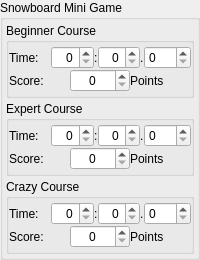
           <widget class="QGroupBox" name="groupBox">
            <property name="sizePolicy">
             <sizepolicy hsizetype="Preferred" vsizetype="Preferred">
              <horstretch>0</horstretch>
              <verstretch>0</verstretch>
             </sizepolicy>
            </property>
            <property name="minimumSize">
             <size>
              <width>0</width>
              <height>0</height>
             </size>
            </property>
            <property name="maximumSize">
             <size>
              <width>16777215</width>
              <height>16777215</height>
             </size>
            </property>
            <property name="title">
             <string>Snowboard Mini Game </string>
            </property>
            <layout class="QVBoxLayout" name="verticalLayout_8">
             <property name="spacing">
              <number>3</number>
             </property>
             <property name="leftMargin">
              <number>3</number>
             </property>
             <property name="topMargin">
              <number>3</number>
             </property>
             <property name="rightMargin">
              <number>3</number>
             </property>
             <property name="bottomMargin">
              <number>3</number>
             </property>
             <item>
              <widget class="QGroupBox" name="groupBox_2">
               <property name="title">
                <string>Beginner Course</string>
               </property>
               <layout class="QVBoxLayout" name="verticalLayout">
                <property name="spacing">
                 <number>0</number>
                </property>
                <property name="leftMargin">
                 <number>0</number>
                </property>
                <property name="topMargin">
                 <number>3</number>
                </property>
                <property name="rightMargin">
                 <number>0</number>
                </property>
                <property name="bottomMargin">
                 <number>3</number>
                </property>
                <item>
                 <layout class="QHBoxLayout" name="horizontalLayout_3">
                  <property name="spacing">
                   <number>0</number>
                  </property>
                  <item>
                   <widget class="QLabel" name="label_4">
                    <property name="text">
                     <string>Time:</string>
                    </property>
                   </widget>
                  </item>
                  <item>
                   <widget class="QSpinBox" name="sbSnowBegMin">
                    <property name="sizePolicy">
                     <sizepolicy hsizetype="Minimum" vsizetype="Fixed">
                      <horstretch>0</horstretch>
                      <verstretch>0</verstretch>
                     </sizepolicy>
                    </property>
                    <property name="alignment">
                     <set>Qt::AlignRight|Qt::AlignTrailing|Qt::AlignVCenter</set>
                    </property>
                    <property name="maximum">
                     <number>59</number>
                    </property>
                    <property name="value">
                     <number>0</number>
                    </property>
                   </widget>
                  </item>
                  <item>
                   <widget class="QLabel" name="label_20">
                    <property name="sizePolicy">
                     <sizepolicy hsizetype="Fixed" vsizetype="Preferred">
                      <horstretch>0</horstretch>
                      <verstretch>0</verstretch>
                     </sizepolicy>
                    </property>
                    <property name="text">
                     <string>:</string>
                    </property>
                   </widget>
                  </item>
                  <item>
                   <widget class="QSpinBox" name="sbSnowBegSec">
                    <property name="sizePolicy">
                     <sizepolicy hsizetype="Minimum" vsizetype="Fixed">
                      <horstretch>0</horstretch>
                      <verstretch>0</verstretch>
                     </sizepolicy>
                    </property>
                    <property name="alignment">
                     <set>Qt::AlignRight|Qt::AlignTrailing|Qt::AlignVCenter</set>
                    </property>
                    <property name="maximum">
                     <number>59</number>
                    </property>
                    <property name="value">
                     <number>0</number>
                    </property>
                   </widget>
                  </item>
                  <item>
                   <widget class="QLabel" name="label_2">
                    <property name="sizePolicy">
                     <sizepolicy hsizetype="Fixed" vsizetype="Preferred">
                      <horstretch>0</horstretch>
                      <verstretch>0</verstretch>
                     </sizepolicy>
                    </property>
                    <property name="text">
                     <string>.</string>
                    </property>
                   </widget>
                  </item>
                  <item>
                   <widget class="QSpinBox" name="sbSnowBegMsec">
                    <property name="sizePolicy">
                     <sizepolicy hsizetype="Minimum" vsizetype="Fixed">
                      <horstretch>0</horstretch>
                      <verstretch>0</verstretch>
                     </sizepolicy>
                    </property>
                    <property name="maximum">
                     <number>999</number>
                    </property>
                    <property name="value">
                     <number>0</number>
                    </property>
                   </widget>
                  </item>
                 </layout>
                </item>
                <item>
                 <layout class="QHBoxLayout" name="horizontalLayout_4">
                  <item>
                   <widget class="QLabel" name="label">
                    <property name="text">
                     <string>Score:</string>
                    </property>
                   </widget>
                  </item>
                  <item>
                   <widget class="QSpinBox" name="sbSnowBegScore">
                    <property name="sizePolicy">
                     <sizepolicy hsizetype="Minimum" vsizetype="Fixed">
                      <horstretch>0</horstretch>
                      <verstretch>0</verstretch>
                     </sizepolicy>
                    </property>
                    <property name="alignment">
                     <set>Qt::AlignCenter</set>
                    </property>
                    <property name="maximum">
                     <number>100</number>
                    </property>
                   </widget>
                  </item>
                  <item>
                   <widget class="QLabel" name="label_5">
                    <property name="text">
                     <string>Points</string>
                    </property>
                   </widget>
                  </item>
                 </layout>
                </item>
               </layout>
              </widget>
             </item>
             <item>
              <widget class="QGroupBox" name="groupBox_7">
               <property name="title">
                <string>Expert Course</string>
               </property>
               <layout class="QVBoxLayout" name="verticalLayout_6">
                <property name="spacing">
                 <number>0</number>
                </property>
                <property name="leftMargin">
                 <number>0</number>
                </property>
                <property name="topMargin">
                 <number>3</number>
                </property>
                <property name="rightMargin">
                 <number>0</number>
                </property>
                <property name="bottomMargin">
                 <number>3</number>
                </property>
                <item>
                 <layout class="QHBoxLayout" name="horizontalLayout_6">
                  <property name="spacing">
                   <number>0</number>
                  </property>
                  <item>
                   <widget class="QLabel" name="label_6">
                    <property name="text">
                     <string>Time:</string>
                    </property>
                   </widget>
                  </item>
                  <item>
                   <widget class="QSpinBox" name="sbSnowExpMin">
                    <property name="sizePolicy">
                     <sizepolicy hsizetype="Minimum" vsizetype="Fixed">
                      <horstretch>0</horstretch>
                      <verstretch>0</verstretch>
                     </sizepolicy>
                    </property>
                    <property name="alignment">
                     <set>Qt::AlignRight|Qt::AlignTrailing|Qt::AlignVCenter</set>
                    </property>
                    <property name="maximum">
                     <number>59</number>
                    </property>
                    <property name="value">
                     <number>0</number>
                    </property>
                   </widget>
                  </item>
                  <item>
                   <widget class="QLabel" name="label_21">
                    <property name="sizePolicy">
                     <sizepolicy hsizetype="Fixed" vsizetype="Preferred">
                      <horstretch>0</horstretch>
                      <verstretch>0</verstretch>
                     </sizepolicy>
                    </property>
                    <property name="text">
                     <string>:</string>
                    </property>
                   </widget>
                  </item>
                  <item>
                   <widget class="QSpinBox" name="sbSnowExpSec">
                    <property name="sizePolicy">
                     <sizepolicy hsizetype="Minimum" vsizetype="Fixed">
                      <horstretch>0</horstretch>
                      <verstretch>0</verstretch>
                     </sizepolicy>
                    </property>
                    <property name="alignment">
                     <set>Qt::AlignRight|Qt::AlignTrailing|Qt::AlignVCenter</set>
                    </property>
                    <property name="maximum">
                     <number>59</number>
                    </property>
                    <property name="value">
                     <number>0</number>
                    </property>
                   </widget>
                  </item>
                  <item>
                   <widget class="QLabel" name="label_3">
                    <property name="sizePolicy">
                     <sizepolicy hsizetype="Fixed" vsizetype="Preferred">
                      <horstretch>0</horstretch>
                      <verstretch>0</verstretch>
                     </sizepolicy>
                    </property>
                    <property name="text">
                     <string>.</string>
                    </property>
                   </widget>
                  </item>
                  <item>
                   <widget class="QSpinBox" name="sbSnowExpMsec">
                    <property name="sizePolicy">
                     <sizepolicy hsizetype="Minimum" vsizetype="Fixed">
                      <horstretch>0</horstretch>
                      <verstretch>0</verstretch>
                     </sizepolicy>
                    </property>
                    <property name="maximum">
                     <number>999</number>
                    </property>
                    <property name="value">
                     <number>0</number>
                    </property>
                   </widget>
                  </item>
                 </layout>
                </item>
                <item>
                 <layout class="QHBoxLayout" name="horizontalLayout_7">
                  <item>
                   <widget class="QLabel" name="label_13">
                    <property name="text">
                     <string>Score:</string>
                    </property>
                   </widget>
                  </item>
                  <item>
                   <widget class="QSpinBox" name="sbSnowExpScore">
                    <property name="sizePolicy">
                     <sizepolicy hsizetype="Minimum" vsizetype="Fixed">
                      <horstretch>0</horstretch>
                      <verstretch>0</verstretch>
                     </sizepolicy>
                    </property>
                    <property name="alignment">
                     <set>Qt::AlignCenter</set>
                    </property>
                    <property name="maximum">
                     <number>100</number>
                    </property>
                   </widget>
                  </item>
                  <item>
                   <widget class="QLabel" name="label_14">
                    <property name="text">
                     <string>Points</string>
                    </property>
                   </widget>
                  </item>
                 </layout>
                </item>
               </layout>
              </widget>
             </item>
             <item>
              <widget class="QGroupBox" name="groupBox_8">
               <property name="title">
                <string>Crazy Course</string>
               </property>
               <layout class="QVBoxLayout" name="verticalLayout_7">
                <property name="spacing">
                 <number>0</number>
                </property>
                <property name="leftMargin">
                 <number>0</number>
                </property>
                <property name="topMargin">
                 <number>3</number>
                </property>
                <property name="rightMargin">
                 <number>0</number>
                </property>
                <property name="bottomMargin">
                 <number>3</number>
                </property>
                <item>
                 <layout class="QHBoxLayout" name="horizontalLayout_8">
                  <property name="spacing">
                   <number>0</number>
                  </property>
                  <item>
                   <widget class="QLabel" name="label_7">
                    <property name="text">
                     <string>Time:</string>
                    </property>
                   </widget>
                  </item>
                  <item>
                   <widget class="QSpinBox" name="sbSnowCrazyMin">
                    <property name="sizePolicy">
                     <sizepolicy hsizetype="Minimum" vsizetype="Fixed">
                      <horstretch>0</horstretch>
                      <verstretch>0</verstretch>
                     </sizepolicy>
                    </property>
                    <property name="alignment">
                     <set>Qt::AlignRight|Qt::AlignTrailing|Qt::AlignVCenter</set>
                    </property>
                    <property name="maximum">
                     <number>59</number>
                    </property>
                    <property name="value">
                     <number>0</number>
                    </property>
                   </widget>
                  </item>
                  <item>
                   <widget class="QLabel" name="label_22">
                    <property name="sizePolicy">
                     <sizepolicy hsizetype="Fixed" vsizetype="Preferred">
                      <horstretch>0</horstretch>
                      <verstretch>0</verstretch>
                     </sizepolicy>
                    </property>
                    <property name="text">
                     <string>:</string>
                    </property>
                   </widget>
                  </item>
                  <item>
                   <widget class="QSpinBox" name="sbSnowCrazySec">
                    <property name="sizePolicy">
                     <sizepolicy hsizetype="Minimum" vsizetype="Fixed">
                      <horstretch>0</horstretch>
                      <verstretch>0</verstretch>
                     </sizepolicy>
                    </property>
                    <property name="alignment">
                     <set>Qt::AlignRight|Qt::AlignTrailing|Qt::AlignVCenter</set>
                    </property>
                    <property name="maximum">
                     <number>59</number>
                    </property>
                    <property name="value">
                     <number>0</number>
                    </property>
                   </widget>
                  </item>
                  <item>
                   <widget class="QLabel" name="label_8">
                    <property name="sizePolicy">
                     <sizepolicy hsizetype="Fixed" vsizetype="Preferred">
                      <horstretch>0</horstretch>
                      <verstretch>0</verstretch>
                     </sizepolicy>
                    </property>
                    <property name="text">
                     <string>.</string>
                    </property>
                   </widget>
                  </item>
                  <item>
                   <widget class="QSpinBox" name="sbSnowCrazyMsec">
                    <property name="sizePolicy">
                     <sizepolicy hsizetype="Minimum" vsizetype="Fixed">
                      <horstretch>0</horstretch>
                      <verstretch>0</verstretch>
                     </sizepolicy>
                    </property>
                    <property name="maximum">
                     <number>999</number>
                    </property>
                    <property name="value">
                     <number>0</number>
                    </property>
                   </widget>
                  </item>
                 </layout>
                </item>
                <item>
                 <layout class="QHBoxLayout" name="horizontalLayout_9">
                  <property name="spacing">
                   <number>0</number>
                  </property>
                  <item>
                   <widget class="QLabel" name="label_18">
                    <property name="text">
                     <string>Score:</string>
                    </property>
                   </widget>
                  </item>
                  <item>
                   <widget class="QSpinBox" name="sbSnowCrazyScore">
                    <property name="sizePolicy">
                     <sizepolicy hsizetype="Minimum" vsizetype="Fixed">
                      <horstretch>0</horstretch>
                      <verstretch>0</verstretch>
                     </sizepolicy>
                    </property>
                    <property name="alignment">
                     <set>Qt::AlignCenter</set>
                    </property>
                    <property name="maximum">
                     <number>100</number>
                    </property>
                   </widget>
                  </item>
                  <item>
                   <widget class="QLabel" name="label_19">
                    <property name="text">
                     <string>Points</string>
                    </property>
                   </widget>
                  </item>
                 </layout>
                </item>
               </layout>
              </widget>
             </item>
            </layout>
           </widget>
